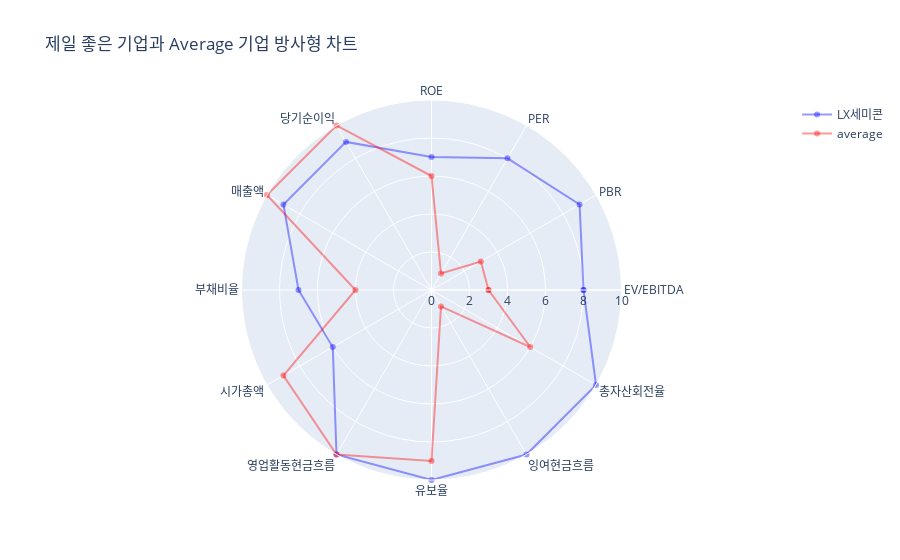

The cell this chart's notebook holds for it:
### Code cell
import pandas as pd
import plotly.graph_objects as go

# CSV 파일 읽기
file_path = "scored_company_data_sorted.csv"
data = pd.read_csv(file_path)

# 점수 컬럼이 없으면 처리
if "점수" not in data.columns:
    print("점수 컬럼이 데이터에 없습니다. 점수를 먼저 계산해주세요.")
else:
    # 제일 좋은 기업 (점수 합계가 가장 높은 기업 1개)
    best_company = data.groupby('기업명')['점수'].sum().idxmax()

    # "average" 기업 데이터 필터링
    average_data = data[data['기업명'] == "average"]

    # 색상 리스트 (RGBA 값을 사용하여 투명도 설정)
    colors = [
        'rgba(0, 0, 255, 0.4)',  # 제일 좋은 기업 파란색
        'rgba(255, 0, 0, 0.4)'   # "average" 기업 빨간색
    ]

    # 방사형 차트 그리기
    def plot_radar_chart():
        # Plotly를 사용하여 빈 차트 생성
        fig = go.Figure()

        # 제일 좋은 기업에 대해 그래프 추가
        best_company_data = data[data['기업명'] == best_company]
        if not best_company_data.empty:
            categories = best_company_data['항목'].tolist()
            values = best_company_data['점수'].tolist()
            recent_values = best_company_data['최근값'].tolist()

            # 시작점과 끝점을 이어주기 위해 첫 번째 값을 마지막에 추가
            categories += categories[:1]
            values += values[:1]
            recent_values += recent_values[:1]

            # 호버 텍스트 생성
            hover_text = [f"{categories[i]}: {recent_values[i]}" for i in range(len(categories))]

            # 제일 좋은 기업 차트 추가
            fig.add_trace(go.Scatterpolar(
                r=values,
                theta=categories,
                mode='lines+markers',  # 선과 점 표시
                line=dict(color=colors[0], width=2),  # 선 색상과 두께 설정
                marker=dict(size=6),  # 점 크기 설정
                text=hover_text,  # 호버 텍스트 설정
                hoverinfo="text",  # 텍스트를 호버 정보로 표시
                name=best_company,
            ))

        # "average" 기업에 대해 그래프 추가
        if not average_data.empty:
            categories = average_data['항목'].tolist()
            values = average_data['점수'].tolist()
            recent_values = average_data['최근값'].tolist()

            # 시작점과 끝점을 이어주기 위해 첫 번째 값을 마지막에 추가
            categories += categories[:1]
            values += values[:1]
            recent_values += recent_values[:1]

            # 호버 텍스트 생성
            hover_text = [f"{categories[i]}: {recent_values[i]}" for i in range(len(categories))]

            # "average" 기업 차트 추가
            fig.add_trace(go.Scatterpolar(
                r=values,
                theta=categories,
                mode='lines+markers',  # 선과 점 표시
                line=dict(color=colors[1], width=2),  # 선 색상과 두께 설정
                marker=dict(size=6),  # 점 크기 설정
                text=hover_text,  # 호버 텍스트 설정
                hoverinfo="text",  # 텍스트를 호버 정보로 표시
                name="average",
            ))

        # 레이아웃 설정
        fig.update_layout(
            title="제일 좋은 기업과 Average 기업 방사형 차트",
            polar=dict(
                radialaxis=dict(
                    visible=True,
                    range=[0, 10]  # 최대 점수 10으로 설정
                ),
            ),
            showlegend=True,  # 범례 표시
        )

        # 그래프 표시
        fig.show()

    # 방사형 차트 그리기
    plot_radar_chart()

### Figure 1 — Plotly figure (JSON) as saved in the notebook; plotly's stock layout.template omitted (floating-point values rounded to 4 significant figures)
{"data": [{"hoverinfo": "text", "line": {"color": "rgba(0, 0, 255, 0.4)", "width": 2}, "marker": {"size": 6}, "mode": "lines+markers", "name": "LX세미콘", "r": [8, 9, 8, 7, 9, 9, 7, 6, 10, 10, 10, 10, 8], "text": ["EV/EBITDA: 8.91", "PBR: 0.99", "PER: 13.95", "ROE: 14.4", "당기순이익: 1097.0", "매출액: 13631.0", "부채비율: 33.5", "시가총액: 14150.0", "영업활동현금흐름: 1986.0", "유보율: 12902.2", "잉여현금흐름: 709.0", "총자산회전율: 1.4", "EV/EBITDA: 8.91"], "theta": ["EV/EBITDA", "PBR", "PER", "ROE", "당기순이익", "매출액", "부채비율", "시가총액", "영업활동현금흐름", "유보율", "잉여현금흐름", "총자산회전율", "EV/EBITDA"], "type": "scatterpolar"}, {"hoverinfo": "text", "line": {"color": "rgba(255, 0, 0, 0.4)", "width": 2}, "marker": {"size": 6}, "mode": "lines+markers", "name": "average", "r": [3, 3, 1, 6, 10, 10, 4, 9, 10, 9, 1, 6, 3], "text": ["EV/EBITDA: 32.1", "PBR: 3.4", "PER: 109.7", "ROE: 10.4", "당기순이익: 3361.0", "매출액: 31412.2", "부채비율: 68.0", "시가총액: 30089.7", "영업활동현금흐름: 5803.4", "유보율: 8657.2", "잉여현금흐름: -2761.8", "총자산회전율: 0.7", "EV/EBITDA: 32.1"], "theta": ["EV/EBITDA", "PBR", "PER", "ROE", "당기순이익", "매출액", "부채비율", "시가총액", "영업활동현금흐름", "유보율", "잉여현금흐름", "총자산회전율", "EV/EBITDA"], "type": "scatterpolar"}], "layout": {"polar": {"radialaxis": {"range": [0, 10], "visible": true}}, "showlegend": true, "title": {"text": "제일 좋은 기업과 Average 기업 방사형 차트"}}}
